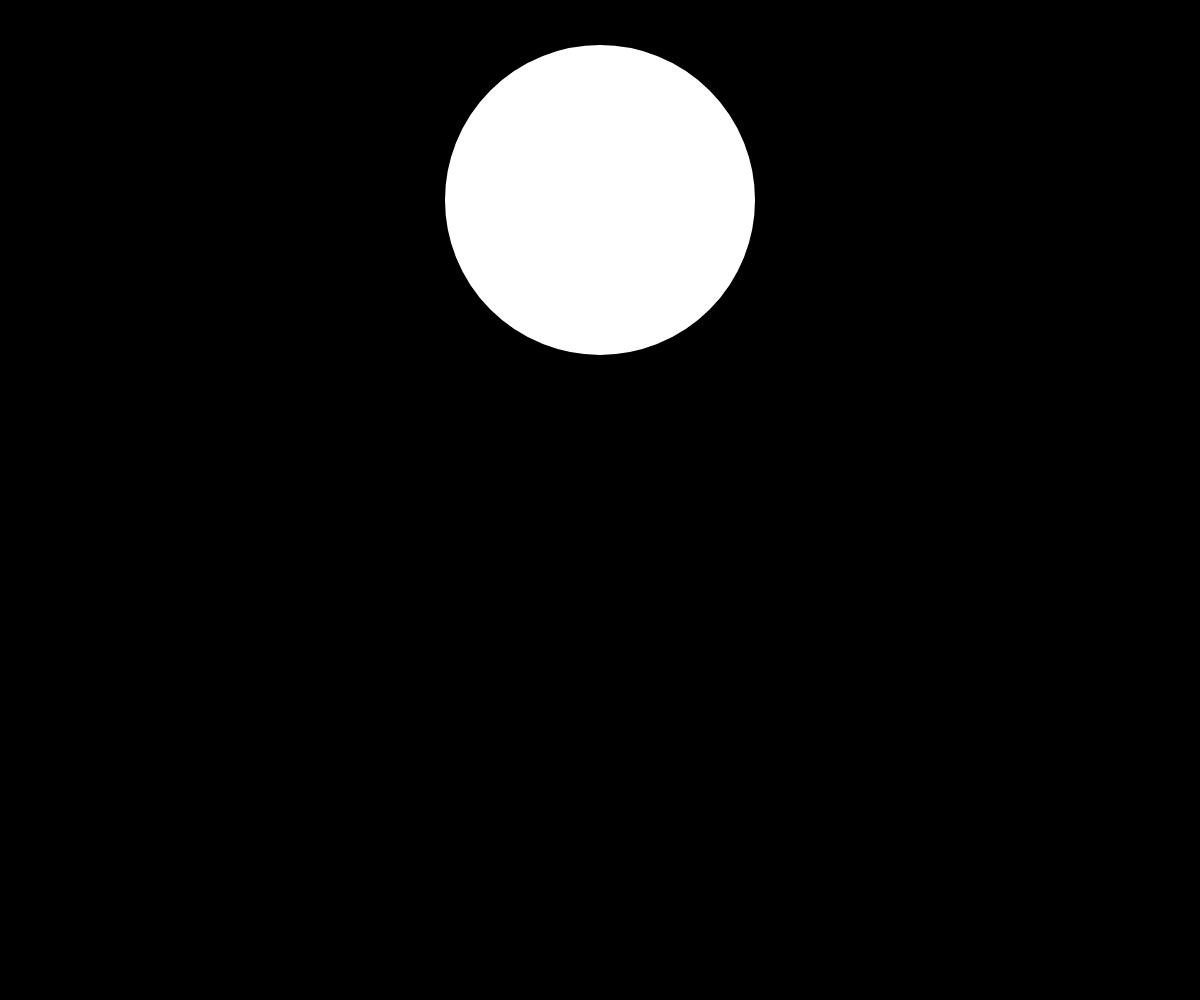
Frame 1 (no input)
Frame 60 (no input): identical to frame 1, image omitted
Frame 120 (the mouse pressed at the canvas centre since frame 60): identical to frame 1, image omitted

The p5.js sketch that drew this single still picture (run headless with seeded random() and noise() and a simulated clock; from frame 60 on, the mouse is pressed at the canvas centre):

// p5.js sketch
// ── sketch.js
let c = 0;
let a = -10;
let b = 0;

function setup(){
  createCanvas (windowWidth,windowHeight)
  angleMode ("DEGREES")
}

function draw(){
  background (0)

  
  stroke (255)
  strokeWeight (10)
  ellipse(600,200,300)
  translate (600,200)
  rotate(235)
  rotate (a);
  stroke  (255) 
  strokeWeight(6)
  line (0,0,50,50)

  
  rotate(c)
  rotate(0)
  strokeWeight(4)
  line (0,0,95,95)

  rotate(b)
  rotate(0)
  strokeWeight(3)
  line (0,0,95,95)
 
  a = a + 0.01
  c = c + 0.1
  b = b + 3
}
